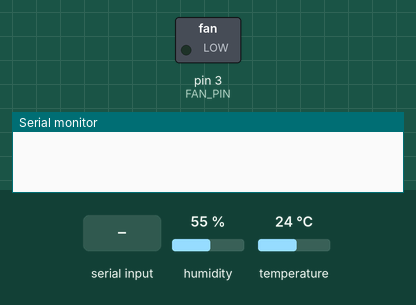
Recording of a program running on a simulated Arduino Uno, built with avr-gcc and run on an emulated ATmega328P. Parts: switched loads named in the program (green lamp = pin HIGH), the last lines printed to the serial monitor. The inputs (shaded band) are chosen by the test bench; at power-on: humidity 55 %, temperature 24 °C.

Above: at 1.2 s.
1.3 s: "VOLT:90\n" received over Serial
At 2.1 s:
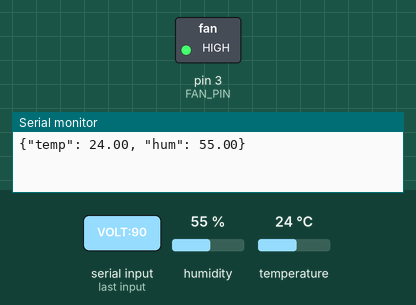
7.3 s: "VOLT:\n" received over Serial
At 7.8 s:
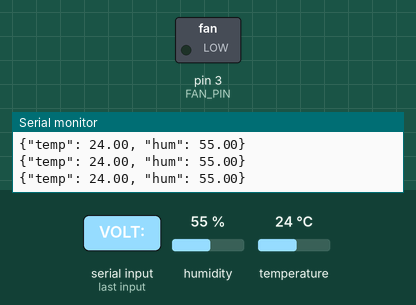
Timing chart, 0 to 9.8 s (numbered marks = the images above; inputs shaded):
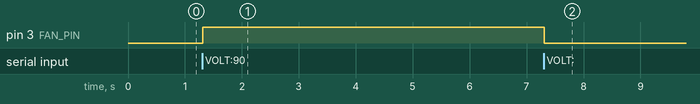

The program:

main.cpp
```cpp
#include <Arduino.h>
#include <DHT.h>

#define DHTTYPE DHT11
#define DHTPIN 9
#define FAN_PIN 3

DHT dht(DHTPIN, DHTTYPE);

unsigned long previousMillis = 0;
const long interval = 2000;

void setup() {
  Serial.begin(9600);
  dht.begin();
}

void loop() {
  unsigned long currentMillis = millis();

  if (currentMillis - previousMillis >= interval){
    previousMillis = currentMillis;
    float h = dht.readHumidity();
    float t = dht.readTemperature();

    if (!isnan(h) && !isnan(t)) {
      Serial.print("{\"temp\": ");
      Serial.print(t);
      Serial.print(", \"hum\": ");
      Serial.print(h);
      Serial.println("}");
    }
  }

  if(Serial.available() > 0){
    String command = Serial.readStringUntil('\n');
    command.trim();

    if(command.startsWith("VOLT:")){
      String valStr = command.substring(5);
      float voltage = valStr.toFloat();

      if (voltage > 5.0) voltage = 5.0;
      if (voltage < 0.0) voltage = 0.0;

      int pwmValue = (voltage / 5.0) * 255;

      analogWrite(FAN_PIN, pwmValue);
    }
  }
}
```

Measured:
- after the input at 1.3 s, pin 3 (FAN_PIN): LOW → HIGH at once
- after the input at 7.3 s, pin 3 (FAN_PIN): HIGH → LOW at once
